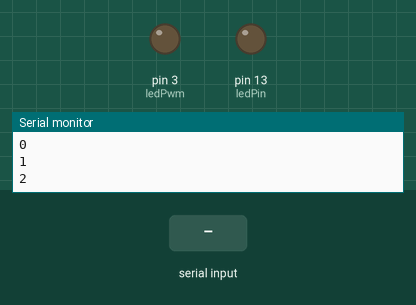
Recording of a sketch running on a simulated Arduino Uno, built with avr-gcc and run on an emulated ATmega328P. Shown: output pins drawn as LEDs (lit = HIGH), the last lines printed to the serial monitor. The test bench sets the inputs (shaded band).

Above: at 1.2 s.
1.3 s: "90,45\n" received over the second serial link
At 2.5 s:
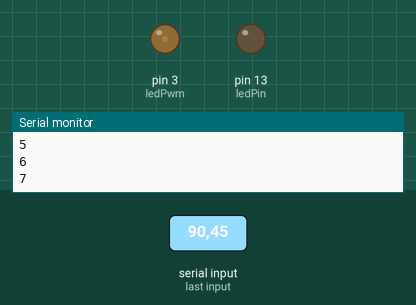
2.8 s: "30,150\n" received over the second serial link
At 3.8 s:
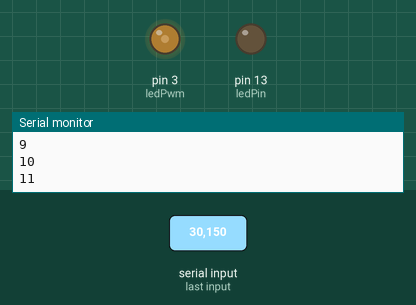
4.3 s: "90\n" received over the second serial link
At 5.0 s:
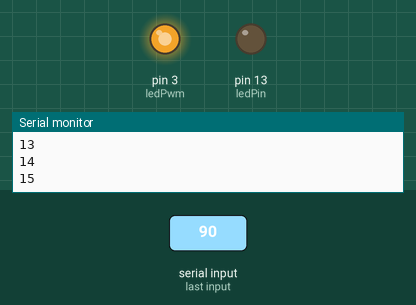
5.8 s: "A90\n" received over the second serial link
At 6.1 s:
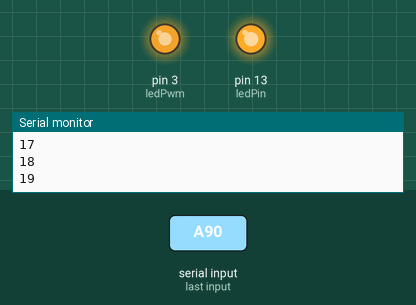
7.3 s: "5\n" received over the second serial link
At 8.5 s:
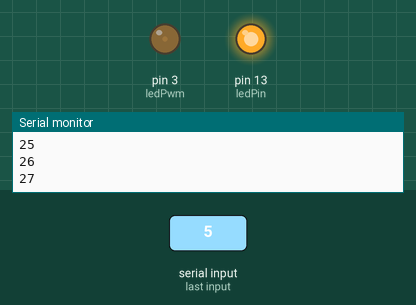
8.8 s: "A,45\n" received over the second serial link
At 9.6 s:
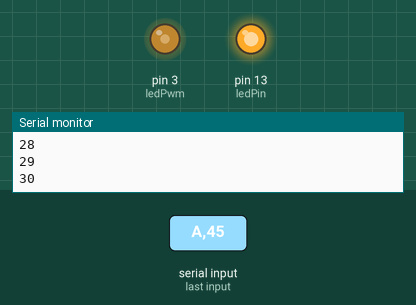
Timing chart, 0 to 11.3 s (numbered marks = the images above; inputs shaded):
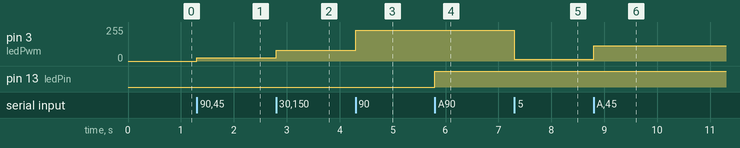

Measured:
- after the input at 1.3 s, pin 3 (ledPwm): 0/255 → 24/255 at once
- after the input at 2.8 s, pin 3 (ledPwm): 24/255 → 82/255 at once
- after the input at 4.3 s, pin 3 (ledPwm): 82/255 → 229/255 at once
- after the input at 5.8 s, pin 13 (ledPin): LOW → HIGH at once
- after the input at 7.3 s, pin 3 (ledPwm): 229/255 → 12/255 at once
- after the input at 8.8 s, pin 3 (ledPwm): 12/255 → 114/255 at once

The sketch:

Basic4android.ino
```cpp
#include <SoftwareSerial.h>
#include "Definitions.h"

SoftwareSerial bluetooth(10, 11);

void setup() {
  pinMode (ledPin, OUTPUT);
  pinMode (ledPwm, OUTPUT);
  Serial.begin(9600);
  bluetooth.begin(9600);
}

void loop() {
  long actual = millis();

  if (actual - anterior >= interval) {
    bluetooth.println(sensorPin);
    Serial.println(sensorPin);
    anterior = actual;
    sensorPin++;
  }

  if (bluetooth.available()) {
    valueRead = bluetooth.read();

    if (isDigit(valueRead)) {
      cadena += (char)valueRead;
    } else {
      changeState(valueRead);
    }

    if (valueRead == '\n') {
      pwmValue = cadena.toInt();
      changeDimmer (pwmValue);
      cadena = "";
    }
  }
}
```

Definitions.h
```cpp
#include <Arduino.h>

const int ledPin = 13;
const int ledPwm = 3;
const int interval = 300;

long anterior = 0;
int sensorPin = 0;

int pwmValue = 0;

String cadena = "";

char valueRead;
```

functions.ino
```cpp
void changeState (char valueRead) {
  switch (valueRead) {
    case 'A':
      digitalWrite(ledPin, HIGH);
      break;

    case 'B':
      digitalWrite(ledPin, LOW);
      break;
  }
}

void changeDimmer (int valueRead) {
  pwmValue = map(pwmValue, 0, 100, 0, 255);
  analogWrite(ledPwm, pwmValue);
}
```
